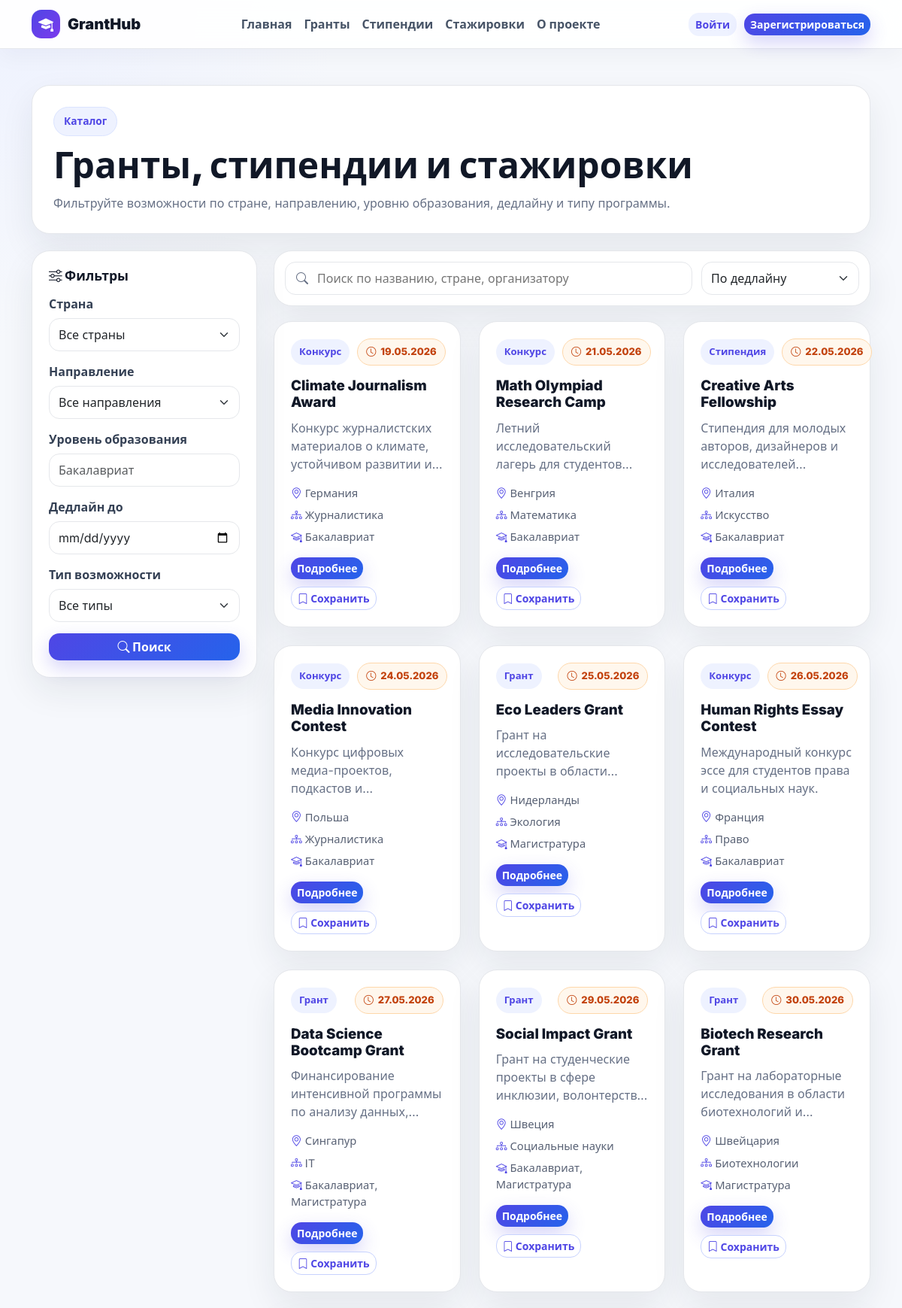
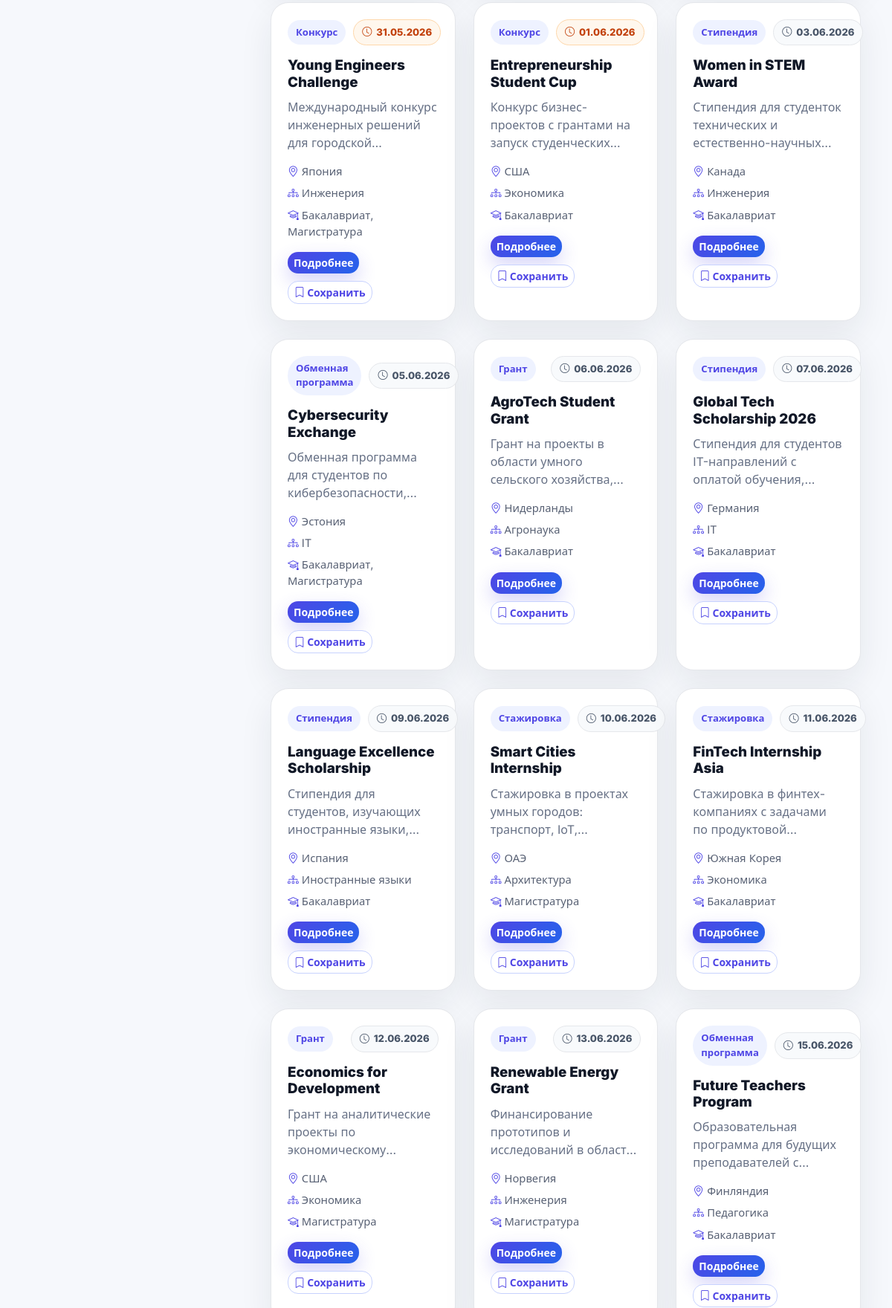
Page /grants/ (upper part) on the committed database (2 pictures, top to bottom).
### portal/models.py (models this page shows, shortened)
class Grant(models.Model):
    class OpportunityType(models.TextChoices):
        GRANT = 'grant', 'Грант'
        SCHOLARSHIP = 'scholarship', 'Стипендия'
        CONTEST = 'contest', 'Конкурс'
        INTERNSHIP = 'internship', 'Стажировка'
        EXCHANGE = 'exchange', 'Обменная программа'
    title = models.CharField('Название', max_length=220)
    description = models.TextField('Описание')
    organization = models.CharField('Организатор', max_length=180)
    country = models.CharField('Страна', max_length=100)
    category = models.ForeignKey(Category, verbose_name='Направление', on_delete=models.PROTECT)
    opportunity_type = models.CharField('Тип возможности', max_length=20, choices=OpportunityType.choices)
    education_level = models.CharField('Уровень образования', max_length=80)
    requirements = models.TextField('Требования')
    documents = models.TextField('Документы')
    deadline = models.DateField('Дедлайн')
    official_link = models.URLField('Официальная ссылка')
    created_by = models.ForeignKey(User, verbose_name='Автор', on_delete=models.SET_NULL, null=True, blank=True)
    created_at = models.DateTimeField('Создано', auto_now_add=True)
    class Meta:
        verbose_name = 'Грантовая возможность'
        verbose_name_plural = 'Грантовые возможности'
        ordering = ['deadline', 'title']
    @property
    def is_deadline_soon(self):
        delta = self.deadline - timezone.localdate()
        return 0 <= delta.days <= 14

class Category(models.Model):
    name = models.CharField('Название', max_length=120, unique=True)
    class Meta:
        verbose_name = 'Категория'
        verbose_name_plural = 'Категории'
        ordering = ['name']

### portal/views.py (the view)
# urls.py: path('grants/', views.grants_list, name='grants_list'),
def grants_list(request):
    grants = filtered_grants(request)
    context = {
        'grants': grants,
        'categories': Category.objects.all(),
        'types': Grant.OpportunityType.choices,
        'countries': Grant.objects.values_list('country', flat=True).distinct().order_by('country'),
    }
    return render(request, 'portal/grants_list.html', context)

### portal/templates/portal/grants_list.html (shortened to what this page needs)
{% extends 'portal/base.html' %}
{% block content %}
<div class="container py-4 py-lg-5">
  <div class="catalog-hero">
    <div>
      <span class="section-kicker">Каталог</span>
      <h1>Гранты, стипендии и стажировки</h1>
      <p>Фильтруйте возможности по стране, направлению, уровню образования, дедлайну и типу программы.</p>
    </div>
  </div>
  <form method="get" class="catalog-layout">
    <aside class="filter-sidebar">
      <h2><i class="bi bi-sliders"></i> Фильтры</h2>
      <label>Страна
        <select class="form-select" name="country">
          <option value="">Все страны</option>
        </select>
      </label>
      <label>Направление
        <select class="form-select" name="category">
          <option value="">Все направления</option>
        </select>
      </label>
      <label>Уровень образования
        <input class="form-control" name="education_level" value="{{ request.GET.education_level }}" placeholder="Бакалавриат">
      </label>
      <label>Дедлайн до
        <input class="form-control" type="date" name="deadline" value="{{ request.GET.deadline }}">
      </label>
      <label>Тип возможности
        <select class="form-select" name="opportunity_type">
          <option value="">Все типы</option>
        </select>
      </label>
      <button class="btn btn-primary w-100"><i class="bi bi-search"></i> Поиск</button>
    </aside>
    <section class="catalog-results">
      <div class="catalog-toolbar">
        <div class="search-field flex-grow-1"><i class="bi bi-search"></i><input name="q" value="{{ request.GET.q }}" placeholder="Поиск по названию, стране, организатору"></div>
        <select class="form-select sort-select" name="sort">
          <option value="deadline" {% if request.GET.sort == 'deadline' or not request.GET.sort %}selected{% endif %}>По дедлайну</option>
        </select>
      </div>
      <div class="row g-4">
        {% for grant in grants %}
          <div class="col-md-6 col-xl-4">{% include 'portal/grant_card.html' %}</div>
        {% empty %}
          <div class="col-12"><div class="empty-state">По выбранным параметрам ничего не найдено.</div></div>
        {% endfor %}
      </div>
    </section>
  </form>
</div>
{% endblock %}

### portal/templates/portal/grant_card.html
<article class="grant-card h-100">
  <div class="grant-card-top">
    <span class="type-pill">{{ grant.get_opportunity_type_display }}</span>
    <span class="deadline-pill {% if grant.is_deadline_soon %}urgent{% endif %}">
      <i class="bi bi-clock"></i> {{ grant.deadline|date:"d.m.Y" }}
    </span>
  </div>
  <h3><a href="{% url 'grant_detail' grant.pk %}">{{ grant.title }}</a></h3>
  <p class="line-clamp">{{ grant.description }}</p>
  <div class="grant-meta">
    <span><i class="bi bi-geo-alt"></i> {{ grant.country }}</span>
    <span><i class="bi bi-diagram-3"></i> {{ grant.category.name }}</span>
    <span><i class="bi bi-mortarboard"></i> {{ grant.education_level }}</span>
  </div>
  <div class="grant-card-actions">
    <a href="{% url 'grant_detail' grant.pk %}" class="btn btn-primary btn-sm">Подробнее</a>
    {% if user.is_authenticated %}
      <form method="post" action="{% url 'save_grant' grant.pk %}">
        {% csrf_token %}
        <input type="hidden" name="next" value="{{ request.get_full_path }}">
        <button class="btn btn-outline-primary btn-sm" aria-label="Сохранить"><i class="bi bi-bookmark"></i> Сохранить</button>
      </form>
    {% else %}
      <a class="btn btn-outline-primary btn-sm" href="{% url 'login' %}"><i class="bi bi-bookmark"></i> Сохранить</a>
    {% endif %}
  </div>
</article>

### portal/static/portal/css/styles.css (style rules this page uses)
:root { --primary: #4f46e5; --primary-dark: #3730a3; --primary-soft: #eef2ff; --blue: #2563eb; --violet: #7c3aed; --ink: #111827; --muted: #667085; --line: #e5e7eb; --surface: #ffffff; --page: #f6f8fc; --warning: #f97316; --success: #16a34a; --danger: #dc2626; --shadow: 0 18px 45px rgba(31, 41, 55, .08); }
* { letter-spacing: 0; }
body { min-height: 100vh; background: radial-gradient(circle at top left, #eef2ff 0, transparent 28rem), var(--page); color: var(--ink); font-family: Inter, system-ui, -apple-system, BlinkMacSystemFont, "Segoe UI", sans-serif; }
a { color: var(--primary); text-decoration: none; }
.btn { border-radius: 14px; font-weight: 750; border-width: 1px; }
.btn-primary { background: linear-gradient(135deg, var(--primary), var(--blue)); border: 0; box-shadow: 0 10px 24px rgba(79, 70, 229, .24); }
.btn-outline-primary { border-color: #c7d2fe; color: var(--primary); background: #fff; }
.form-control, .form-select { border-radius: 14px; border-color: var(--line); min-height: 44px; }
.eyebrow, .section-kicker { display: inline-flex; align-items: center; gap: 7px; color: var(--primary); background: var(--primary-soft); border: 1px solid #dbe4ff; border-radius: 999px; padding: 8px 13px; font-weight: 800; font-size: .86rem; }
.search-field { display: flex; align-items: center; gap: 10px; background: #fff; border: 1px solid var(--line); border-radius: 14px; padding: 0 14px; min-height: 44px; color: var(--muted); }
.search-field input { width: 100%; border: 0; outline: 0; background: transparent; }
.grant-card, .content-panel, .side-panel, .auth-box, .popular-card, .filter-sidebar, .catalog-toolbar, .catalog-hero, .profile-hero, .admin-hero, .stat-card { background: var(--surface); border: 1px solid var(--line); border-radius: 24px; box-shadow: var(--shadow); }
.grant-card { padding: 22px; transition: transform .2s ease, box-shadow .2s ease; }
.grant-card-top { display: flex; justify-content: space-between; align-items: center; gap: 10px; margin-bottom: 16px; }
.type-pill, .deadline-pill { display: inline-flex; align-items: center; gap: 6px; border-radius: 999px; padding: 7px 11px; font-size: .82rem; font-weight: 800; }
.type-pill { background: var(--primary-soft); color: var(--primary); }
.deadline-pill { background: #f8fafc; color: #475467; border: 1px solid var(--line); }
.deadline-pill.urgent, .deadline-box.urgent { background: #fff7ed; color: #c2410c; border-color: #fed7aa; }
.grant-card h3 { font-size: 1.17rem; font-weight: 850; margin-bottom: 10px; }
.grant-card h3 a { color: var(--ink); }
.grant-card p { color: var(--muted); }
.line-clamp { display: -webkit-box; -webkit-line-clamp: 3; -webkit-box-orient: vertical; overflow: hidden; min-height: 72px; }
.grant-meta { display: grid; gap: 7px; color: #586174; font-size: .92rem; margin: 16px 0; }
.grant-meta i { color: var(--primary); }
.grant-card-actions { display: flex; justify-content: space-between; gap: 10px; flex-wrap: wrap; }
.catalog-hero { padding: 28px; margin-bottom: 22px; }
.catalog-hero h1, .profile-hero h1, .admin-hero h1, .detail-header h1 { font-size: clamp(2rem, 4vw, 3.8rem); font-weight: 900; margin: 10px 0; }
.catalog-hero p, .profile-hero p, .admin-hero p, .detail-header p { color: var(--muted); margin: 0; }
.catalog-layout { display: grid; grid-template-columns: 300px 1fr; gap: 22px; align-items: start; }
.filter-sidebar { position: sticky; top: 92px; padding: 22px; display: grid; gap: 15px; }
.filter-sidebar h2 { font-size: 1.1rem; font-weight: 900; margin: 0; }
label { display: grid; gap: 7px; font-weight: 750; color: #344054; }
.catalog-results { min-width: 0; }
.catalog-toolbar { display: flex; gap: 12px; padding: 14px; margin-bottom: 20px; }
.sort-select { max-width: 210px; }

### rows in the picture
Grant: opportunity_type "Конкурс", deadline "19.05.2026", title "Climate Journalism Award", description "Конкурс журналистских материалов о климате, устойчивом развитии…", country "Германия", category.name "Журналистика", education_level "Бакалавриат"
Grant: opportunity_type "Конкурс", deadline "21.05.2026", title "Math Olympiad Research Camp", description "Летний исследовательский лагерь для…", country "Венгрия", category.name "Математика", education_level "Бакалавриат"
Grant: opportunity_type "Стипендия", deadline "22.05.2026", title "Creative Arts Fellowship", description "Стипендия для молодых авторов, дизайнеров и…", country "Италия", category.name "Искусство", education_level "Бакалавриат"
Grant: opportunity_type "Конкурс", deadline "24.05.2026", title "Media Innovation Contest", description "Конкурс цифровых медиа-проектов, подкастов…", country "Польша", category.name "Журналистика", education_level "Бакалавриат"
Grant: opportunity_type "Грант", deadline "25.05.2026", title "Eco Leaders Grant", description "Грант на исследовательские проекты в…", country "Нидерланды", category.name "Экология", education_level "Магистратура"
Grant: opportunity_type "Конкурс", deadline "26.05.2026", title "Human Rights Essay Contest", description "Международный конкурс эссе для студентов права и социальных наук.", country "Франция", category.name "Право", education_level "Бакалавриат"
Grant: opportunity_type "Грант", deadline "27.05.2026", title "Data Science Bootcamp Grant", description "Финансирование интенсивной программы по анализу…", country "Сингапур", category.name "IT", education_level "Бакалавриат, Магистратура"
Grant: opportunity_type "Грант", deadline "29.05.2026", title "Social Impact Grant", description "Грант на студенческие проекты в сфере инклюзии,…", country "Швеция", category.name "Социальные науки", education_level "Бакалавриат, Магистратура"
Grant: opportunity_type "Грант", deadline "30.05.2026", title "Biotech Research Grant", description "Грант на лабораторные исследования в области биотехнологий…", country "Швейцария", category.name "Биотехнологии", education_level "Магистратура"
Grant: opportunity_type "Конкурс", deadline "31.05.2026", title "Young Engineers Challenge", description "Международный конкурс инженерных решений для…", country "Япония", category.name "Инженерия", education_level "Бакалавриат, Магистратура"
Grant: opportunity_type "Конкурс", deadline "01.06.2026", title "Entrepreneurship Student Cup", description "Конкурс бизнес-проектов с грантами на запуск…", country "США", category.name "Экономика", education_level "Бакалавриат"
Grant: opportunity_type "Стипендия", deadline "03.06.2026", title "Women in STEM Award", description "Стипендия для студенток технических и…", country "Канада", category.name "Инженерия", education_level "Бакалавриат"
Grant: opportunity_type "Обменная программа", deadline "05.06.2026", title "Cybersecurity Exchange", description "Обменная программа для студентов по…", country "Эстония", category.name "IT", education_level "Бакалавриат, Магистратура"
Grant: opportunity_type "Грант", deadline "06.06.2026", title "AgroTech Student Grant", description "Грант на проекты в области умного сельского…", country "Нидерланды", category.name "Агронаука", education_level "Бакалавриат"
Grant: opportunity_type "Стипендия", deadline "07.06.2026", title "Global Tech Scholarship 2026", description "Стипендия для студентов IT-направлений с оплатой…", country "Германия", category.name "IT", education_level "Бакалавриат"
Grant: opportunity_type "Стипендия", deadline "09.06.2026", title "Language Excellence Scholarship", description "Стипендия для студентов, изучающих иностранные…", country "Испания", category.name "Иностранные языки", education_level "Бакалавриат"
Grant: opportunity_type "Стажировка", deadline "10.06.2026", title "Smart Cities Internship", description "Стажировка в проектах умных городов: транспорт,…", country "ОАЭ", category.name "Архитектура", education_level "Магистратура"
Grant: opportunity_type "Стажировка", deadline "11.06.2026", title "FinTech Internship Asia", description "Стажировка в финтех-компаниях с задачами по…", country "Южная Корея", category.name "Экономика", education_level "Бакалавриат"
Grant: opportunity_type "Грант", deadline "12.06.2026", title "Economics for Development", description "Грант на аналитические проекты по…", country "США", category.name "Экономика", education_level "Магистратура"
Grant: opportunity_type "Грант", deadline "13.06.2026", title "Renewable Energy Grant", description "Финансирование прототипов и исследований в…", country "Норвегия", category.name "Инженерия", education_level "Магистратура"
Grant: opportunity_type "Обменная программа", deadline "15.06.2026", title "Future Teachers Program", description "Образовательная программа для будущих преподавателей…", country "Финляндия", category.name "Педагогика", education_level "Бакалавриат"
